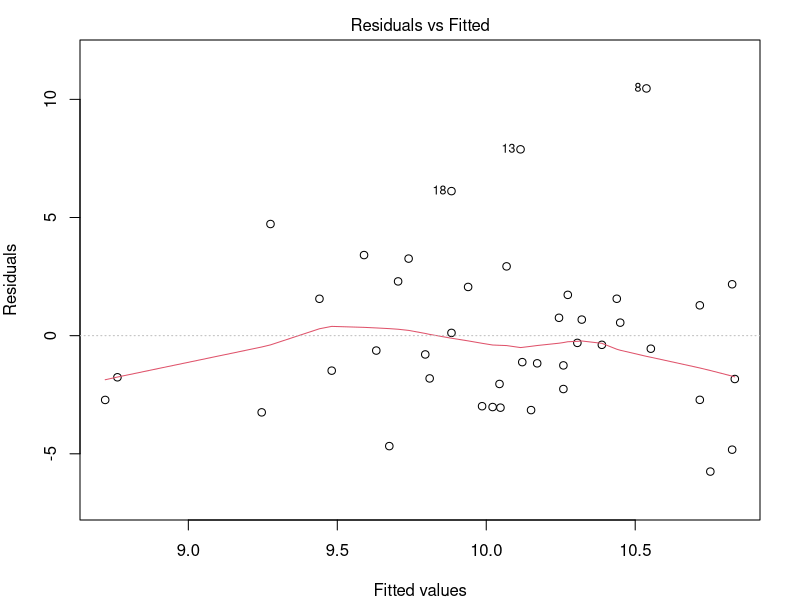
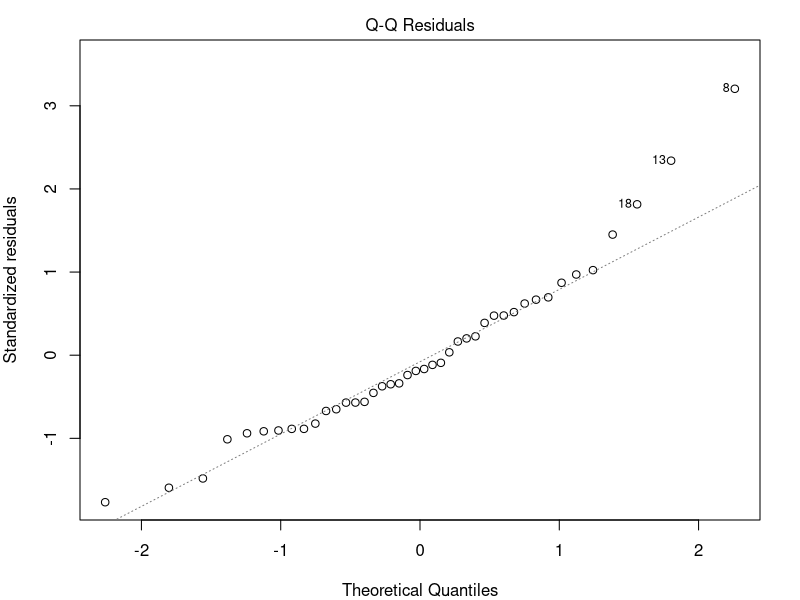
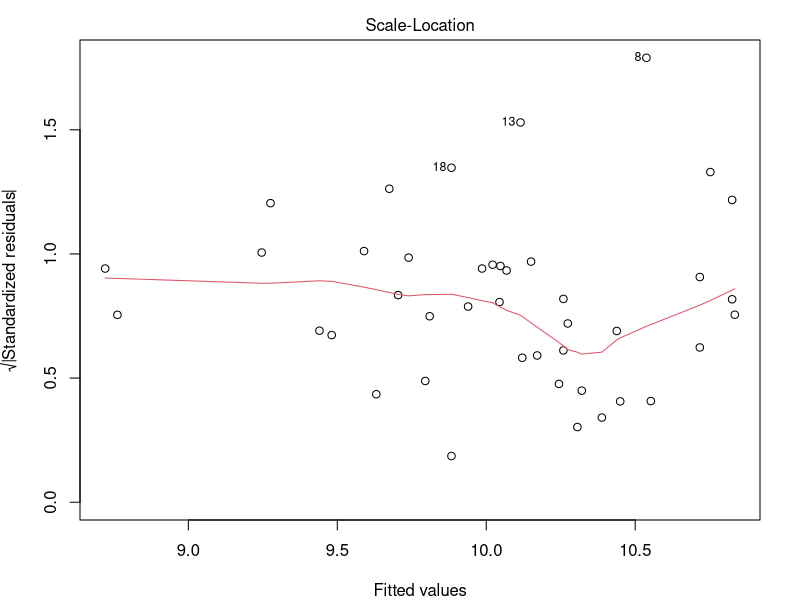
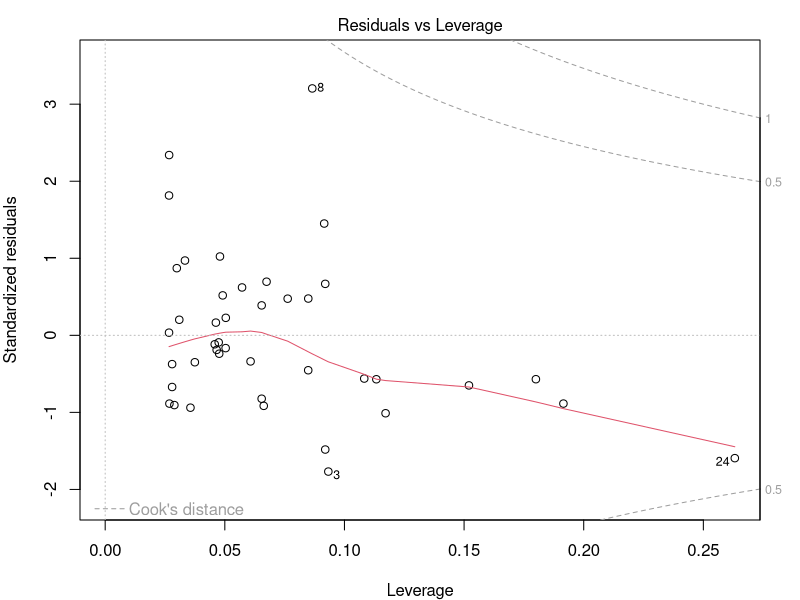

Reproduce these figures in R, in order. (Note: this script raises an error after producing the figures.)
contaminantes <- read.table("./data/T1-5.dat")

names(contaminantes) <- c("viento", "radiacion", "co","no","no2","o3","hc")

## Inciso a)

modelo_a <- lm(no2 ~ viento + radiacion, data = contaminantes)
summary(modelo_a)
residuos <- resid(modelo_a)
shapiro.test(residuos)
par(mar=c(4,4,2,2))
plot(modelo_a)

### Realizar un análisis de regresión lineal utilizando Y1=no2 y Y2=o3

  modelo_2 <- lm(cbind(no2, o3) ~ viento + radiacion , data = contaminantes)
  summary(modelo_2)
  plot(modelo_2)
